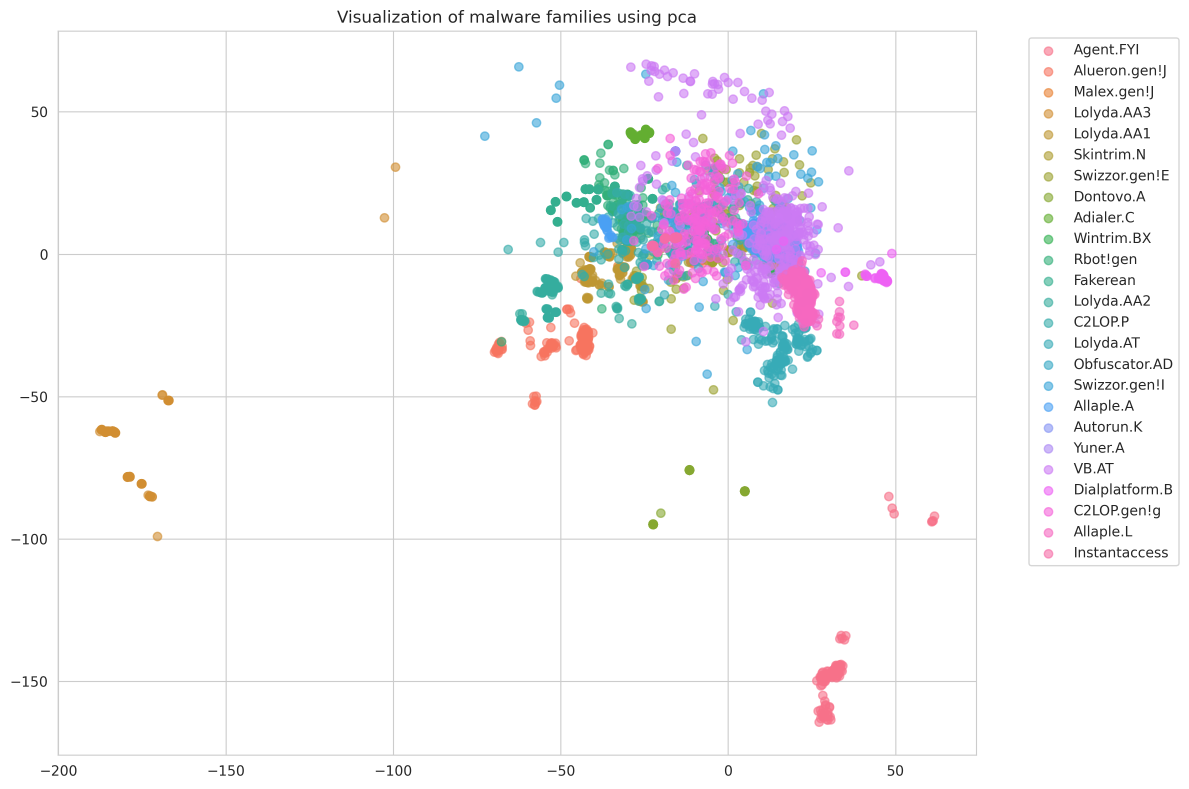
#> input picture malware_dump/mw-family-visualization/imgs/2d_pca.png, 3566 x 2366 px (shown at 1/3 size)
$ python -i gist.py   (imports and definitions only)
#> lines starting #> are read from the running program, lines starting #| are printed output that depends on the picture
import cv2
import numpy as np
from skimage.io import imread
from skimage.color import rgb2gray
from scipy.signal import convolve2d


def _create_gabor_filters(num_orientations=8, num_scales=4):
    """Create Gabor filters with different orientations and scales."""
    filters = []
    for scale in range(num_scales):
        for orientation in range(num_orientations):
            sigma = 0.3 * (2**scale)
            theta = orientation * np.pi / num_orientations

            # Create meshgrid
            size = int(8 * sigma)
            if size % 2 == 0:
                size += 1
            x, y = np.meshgrid(
                np.linspace(-size / 2, size / 2, size),
                np.linspace(-size / 2, size / 2, size),
            )

            # Rotation
            x_theta = x * np.cos(theta) + y * np.sin(theta)
            y_theta = -x * np.sin(theta) + y * np.cos(theta)

            # Gabor function
            gb = np.exp(
                -0.5 * (x_theta**2 / sigma**2 + y_theta**2 / sigma**2)
            ) * np.cos(2 * np.pi * x_theta / (4 * sigma))

            filters.append(gb)

    return filters


def extract_gist(image_path, blocks=(8, 8), orientations_per_scale=(8, 8, 8, 8)):
    """Extract GIST descriptor from an image."""
#> called with image_path = '../imgs/2d_pca.png', blocks = (8, 8), orientations_per_scale = (8, 8, 8, 8)
    # Load and preprocess image
    img = imread(image_path)
#> img is the input picture: shape (2366, 3566, 4); mean R, G, B, A 248.4, 247.3, 249.2, 255
    if len(img.shape) == 3:
        img = rgb2gray(img)
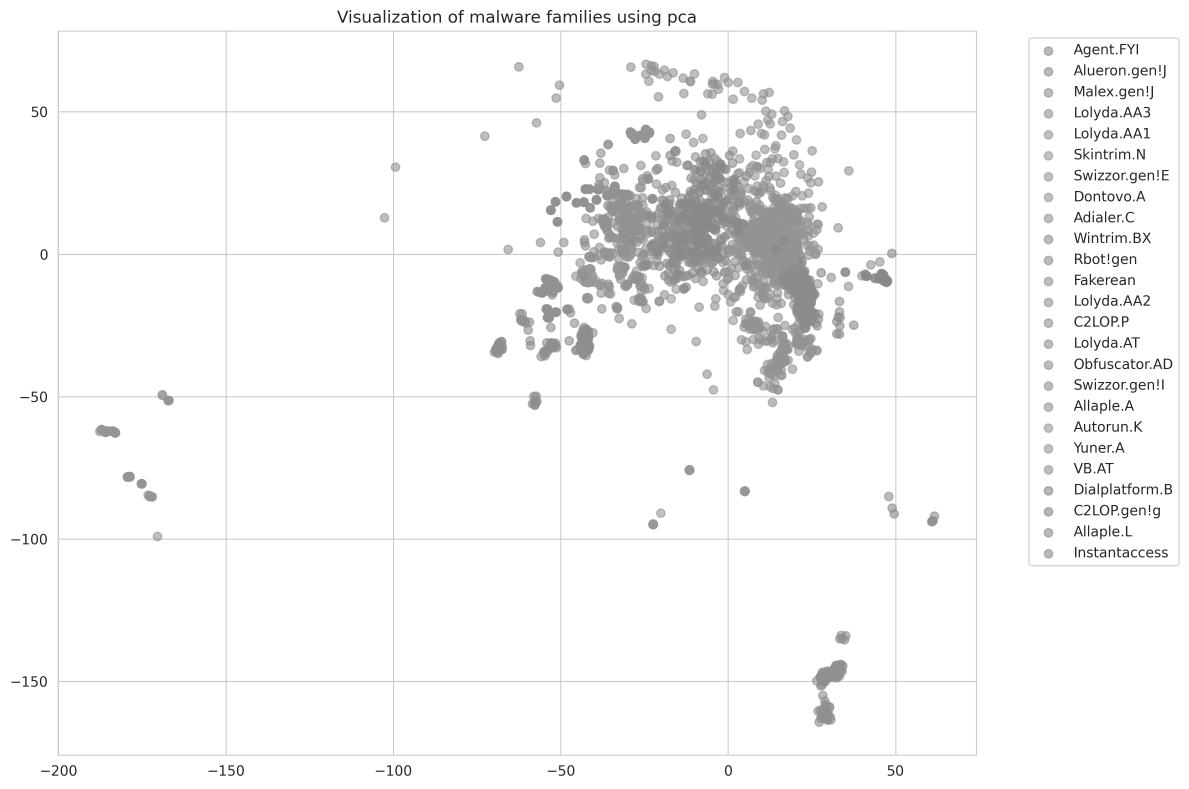
#> img: shape (2366, 3566) float64 (shown at 1/3 size); min 0.149, max 1, mean 0.971

    img = cv2.resize(img, (256, 256))
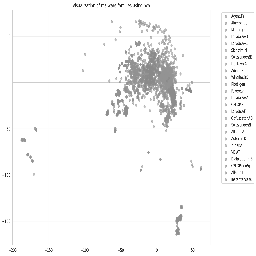
#> img: shape (256, 256) float64; min 0.149, max 1, mean 0.972

    # Preprocess the image
    img = img.astype("float32")
    img = (img - img.mean()) / img.std()

    # Create Gabor filters
    filters = _create_gabor_filters(
        num_orientations=8, num_scales=len(orientations_per_scale)
    )

    # Apply filters
    filter_responses = []
    for gb in filters:
        response = convolve2d(img, gb, mode="same", boundary="symm")
        filter_responses.append(response)
#> after the loop, filter_responses = 32 items

    # Divide responses into blocks and compute statistics
    block_h = img.shape[0] // blocks[0]
#> block_h = 32
    block_w = img.shape[1] // blocks[1]
#> block_w = 32
    descriptor = []

    for response in filter_responses:
        for i in range(blocks[0]):
            for j in range(blocks[1]):
                block = response[
                    i * block_h : (i + 1) * block_h, j * block_w : (j + 1) * block_w
                ]
                descriptor.append(block.mean())
                descriptor.append(block.std())
#> this loop made 32 passes
#> block: shape (32, 32) float64; every value is 2.44
#> after the loop, descriptor = 4096 values, max 16.61 at index 4011, min -27.09 at index 3624, mean 0.814

    return np.array(descriptor)

>>> result = extract_gist('../imgs/2d_pca.png')
#> result has the same summary as descriptor in extract_gist

$ run again, on malware_dump/mw-family-visualization/imgs/2d_random_gaussian_projection.png
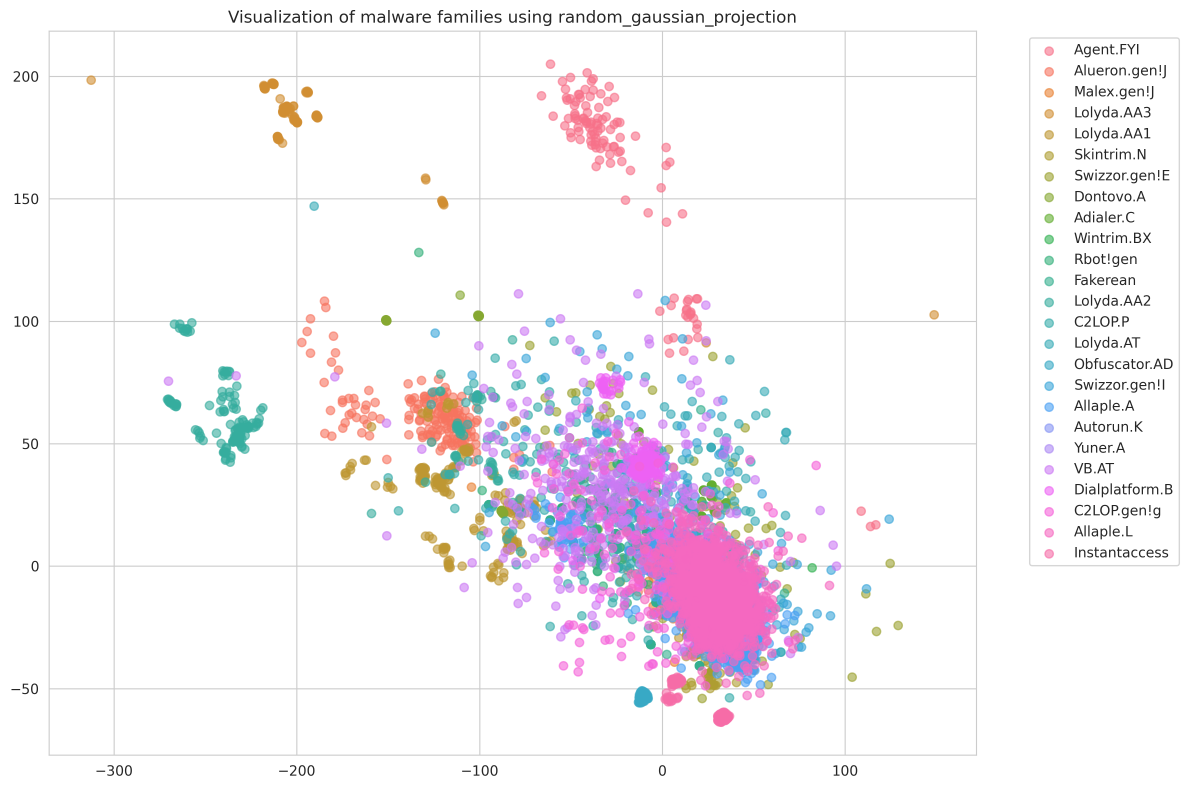
#> input picture malware_dump/mw-family-visualization/imgs/2d_random_gaussian_projection.png, 3567 x 2366 px (shown at 1/3 size)
#> in extract_gist, img is the input picture: shape (2366, 3567, 4); mean R, G, B, A 246.7, 242.9, 246.3, 255
#> in extract_gist, `img = rgb2gray(img)`:
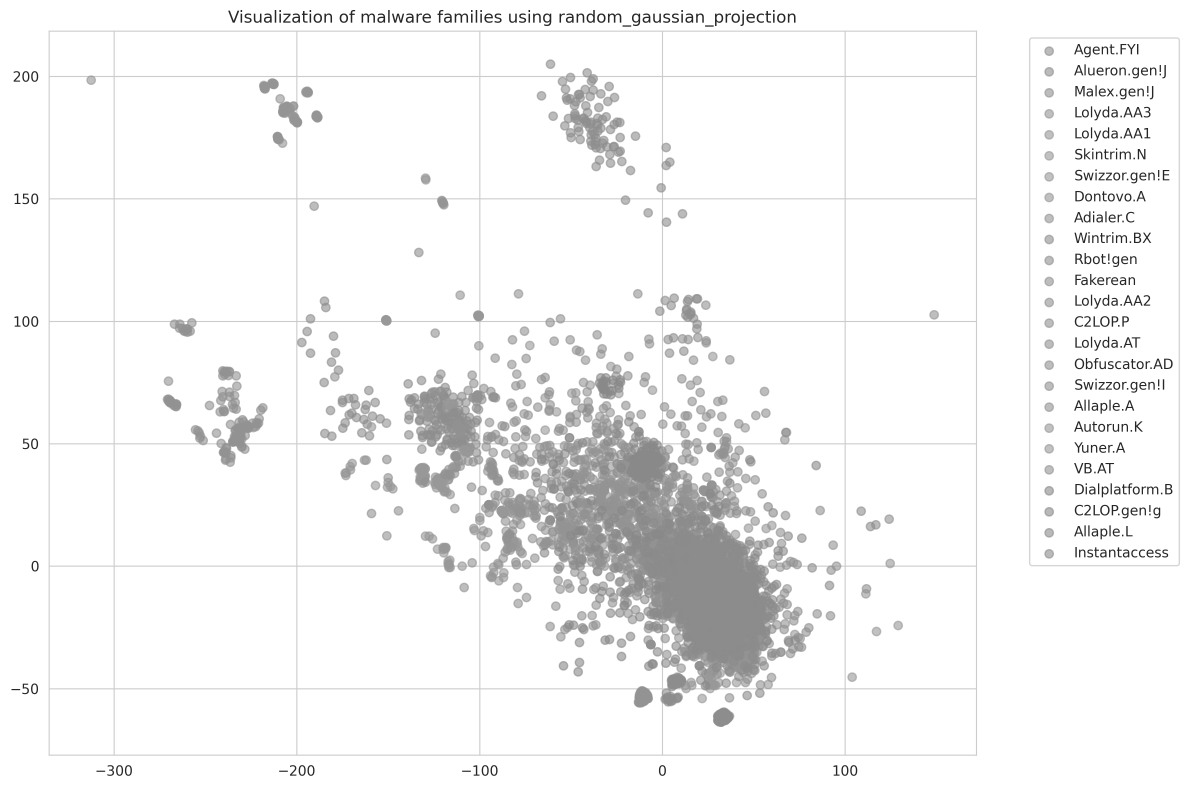
#> img: shape (2366, 3567) float64 (shown at 1/3 size); min 0.149, max 1, mean 0.957
#> in extract_gist, `img = cv2.resize(img, (256, 256))`:
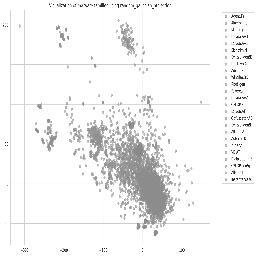
#> img: shape (256, 256) float64; min 0.149, max 1, mean 0.956
#> after the loop in extract_gist, `for gb in filters:`: filter_responses = 32 items
#> the loop in extract_gist, `for response in filter_responses:` made 32 passes
#> after the loop in extract_gist, `for response in filter_responses:`: descriptor = 4096 values, max 13.07 at index 3177, min -26.42 at index 4056, mean 0.871
#> result has the same summary as descriptor in extract_gist

$ run again, on malware_dump/mw-family-visualization/imgs/2d_t-SNE.png
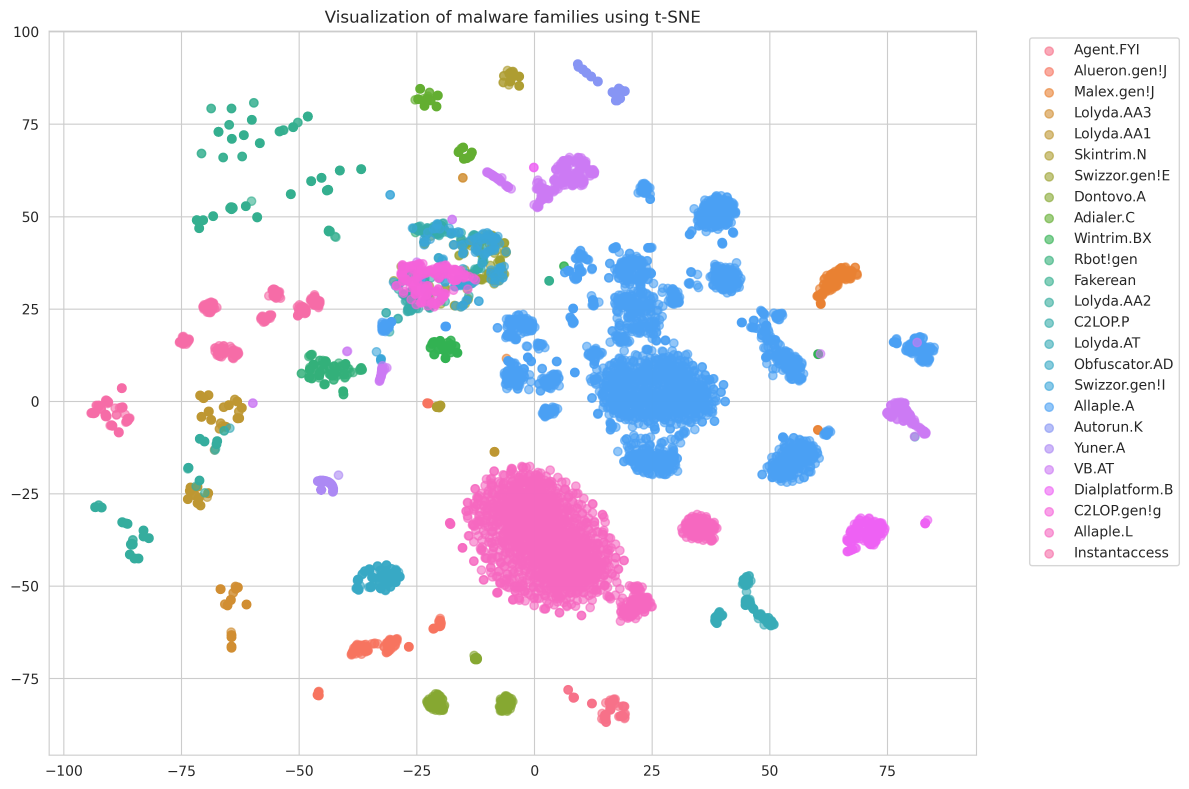
#> input picture malware_dump/mw-family-visualization/imgs/2d_t-SNE.png, 3567 x 2366 px (shown at 1/3 size)
#> in extract_gist, img is the input picture: shape (2366, 3567, 4); mean R, G, B, A 242.4, 241.9, 247, 255
#> in extract_gist, `img = rgb2gray(img)`:
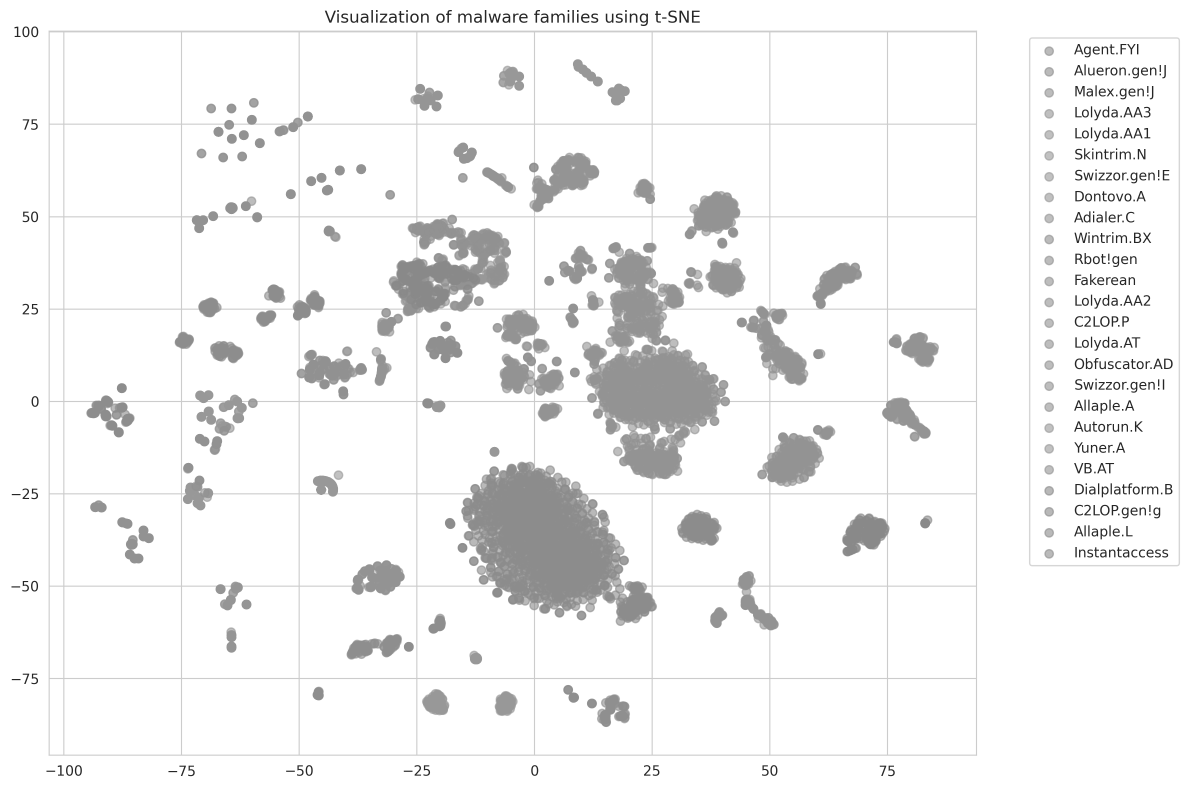
#> img: shape (2366, 3567) float64 (shown at 1/3 size); min 0.149, max 1, mean 0.951
#> in extract_gist, `img = cv2.resize(img, (256, 256))`:
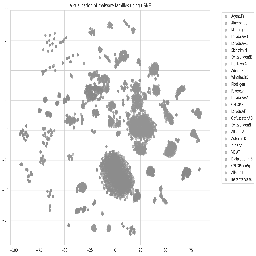
#> img: shape (256, 256) float64; min 0.149, max 1, mean 0.95
#> after the loop in extract_gist, `for gb in filters:`: filter_responses = 32 items
#> the loop in extract_gist, `for response in filter_responses:` made 32 passes
#> after the loop in extract_gist, `for response in filter_responses:`: descriptor = 4096 values, max 13.85 at index 4025, min -21.46 at index 3926, mean 1.11
#> result has the same summary as descriptor in extract_gist

$ run again, on malware_dump/mw-family-visualization/imgs/2d_umap.png
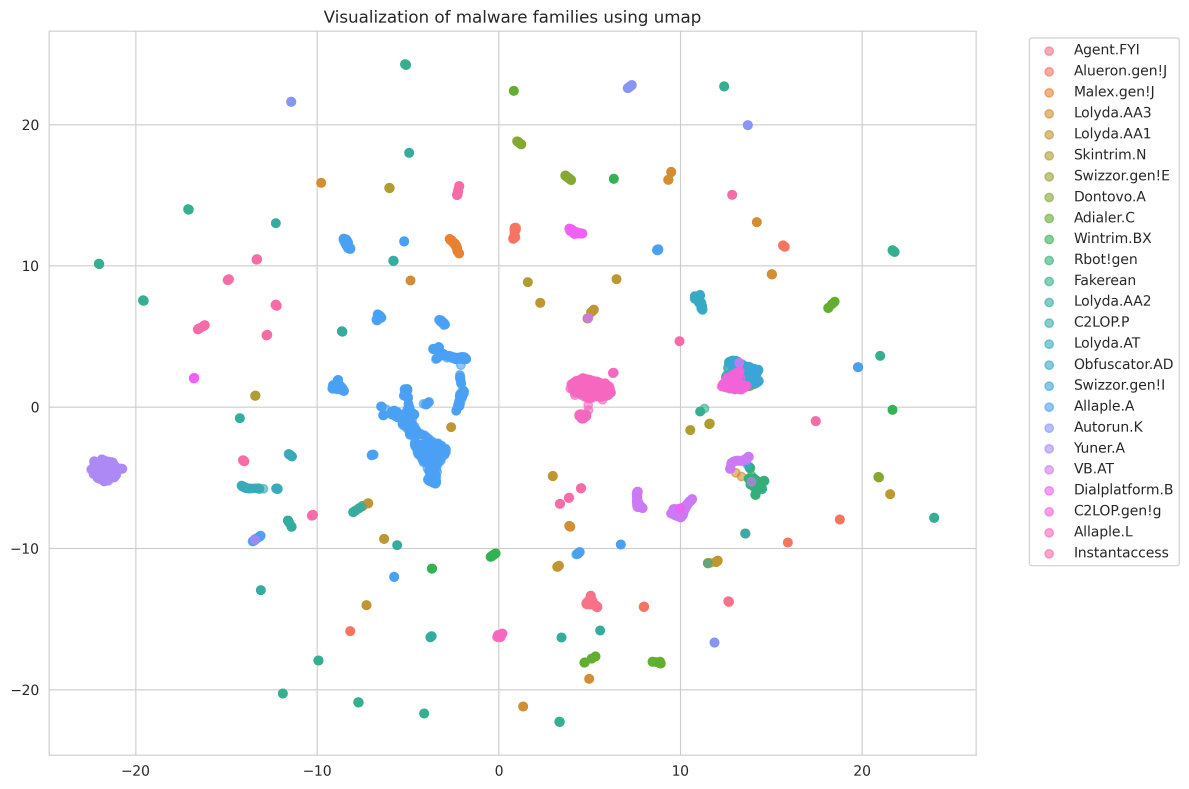
#> input picture malware_dump/mw-family-visualization/imgs/2d_umap.png, 3567 x 2366 px (shown at 1/3 size)
#> in extract_gist, img is the input picture: shape (2366, 3567, 4); mean R, G, B, A 249.8, 250, 250.6, 255
#> in extract_gist, `img = rgb2gray(img)`:
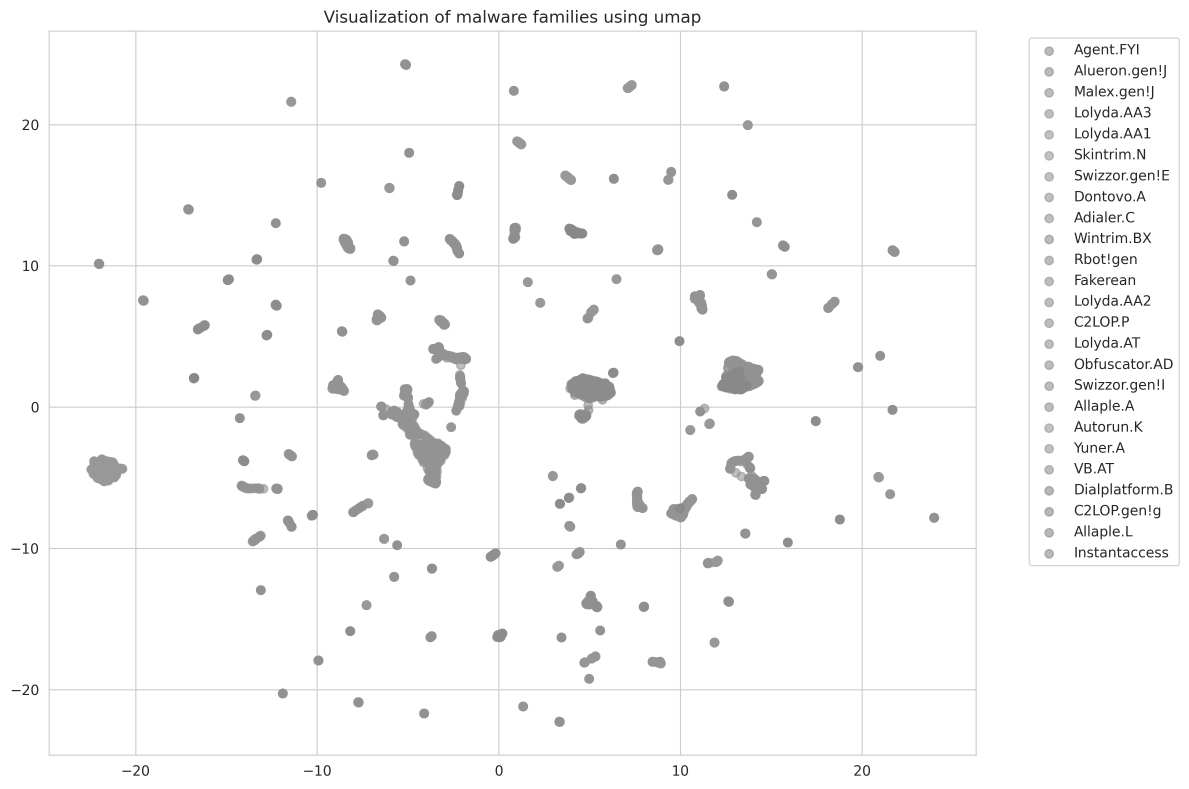
#> img: shape (2366, 3567) float64 (shown at 1/3 size); min 0.149, max 1, mean 0.98
#> in extract_gist, `img = cv2.resize(img, (256, 256))`:
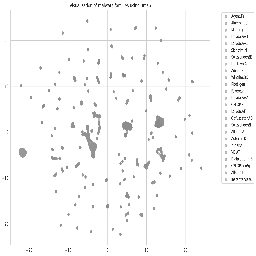
#> img: shape (256, 256) float64; min 0.149, max 1, mean 0.98
#> after the loop in extract_gist, `for gb in filters:`: filter_responses = 32 items
#> the loop in extract_gist, `for response in filter_responses:` made 32 passes
#> after the loop in extract_gist, `for response in filter_responses:`: descriptor = 4096 values, max 17.03 at index 4037, min -6.71 at index 3646, mean 1.04
#> result has the same summary as descriptor in extract_gist
